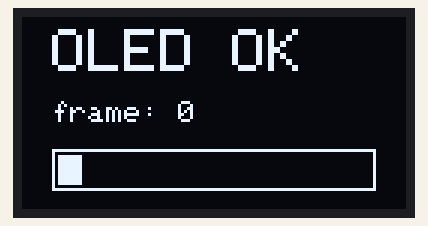
Recording of a sketch running on a simulated ESP32. Shown: 128×64 one-colour display. What the sketch prints to the serial monitor is not drawn.

Above: at 0.52 s.
At 5.41 s:
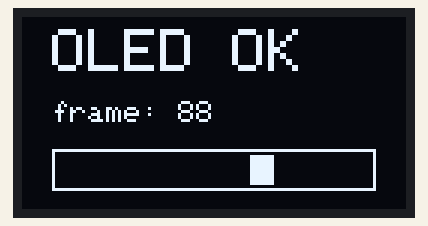
At 10.31 s:
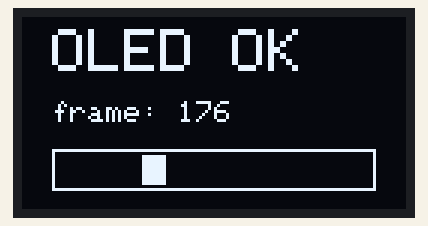
At 20.1 s:
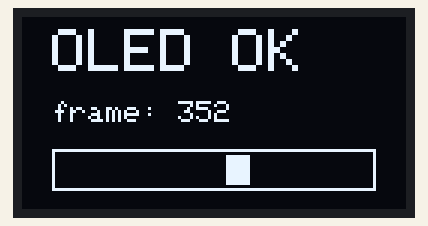
At 29.88 s:
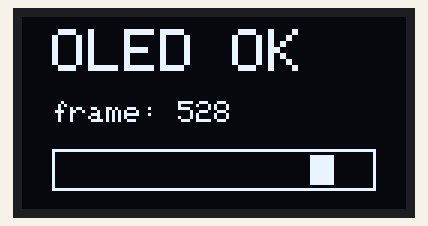
At 39.67 s:
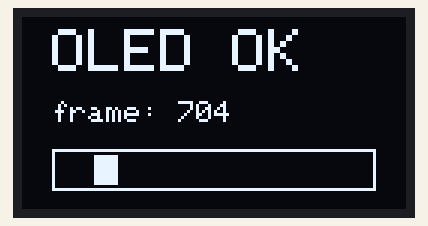

The sketch:

test_oled.ino
```cpp
/*
  test_oled.ino - OLED check (SSD1306 128x64, I2C)

  PIN MAP (identical in every test sketch)
    L298N  IN1=25 IN2=26 ENA=27 | IN3=32 IN4=33 ENB=18
    OLED   SDA=21 SCL=22
    INMP441 SCK=4 WS=19 SD=34 (L/R to GND) | MAX98357A BCLK=23 LRC=16 DIN=17
    Servo sensor=14, Servo screen=13 | HC-SR04 TRIG=5 ECHO=35 | PIR OUT=36 | Battery=39

  HOW TO TEST
    1. Wire: SDA->GPIO21, SCL->GPIO22, VCC->3.3V, GND->GND.
    2. Upload, open Serial Monitor at 115200.
    3. Expected: "device at 0x3C" and the screen shows "OLED OK" with a counter and a moving box.
    4. Nothing found: swap SDA/SCL, check 3.3V and GND, and check the solder joints.
*/

#include <Wire.h>
#include <Adafruit_GFX.h>
#include <Adafruit_SSD1306.h>

const int PIN_SDA = 21;
const int PIN_SCL = 22;
const uint8_t OLED_ADDR = 0x3C;

Adafruit_SSD1306 display(128, 64, &Wire, -1);
unsigned long frames = 0;

void scanI2C() {
  Serial.println("I2C scan...");
  int found = 0;
  for (uint8_t a = 1; a < 127; a++) {
    Wire.beginTransmission(a);
    if (Wire.endTransmission() == 0) {
      Serial.printf("  device at 0x%02X\n", a);
      found++;
    }
  }
  if (found == 0) Serial.println("  NOTHING found: check SDA/SCL wires, VCC = 3.3V and GND");
}

void setup() {
  Serial.begin(115200);
  delay(300);
  Wire.begin(PIN_SDA, PIN_SCL);
  scanI2C();

  if (!display.begin(SSD1306_SWITCHCAPVCC, OLED_ADDR)) {
    Serial.println("SSD1306 init failed (address 0x3C?). Stopping.");
    for (;;) delay(1000);
  }
  Serial.println("OLED initialised.");
}

void loop() {
  display.clearDisplay();
  display.setTextColor(SSD1306_WHITE);
  display.setTextSize(2);
  display.setCursor(10, 4);
  display.print("OLED OK");
  display.setTextSize(1);
  display.setCursor(10, 28);
  display.print("frame: ");
  display.print(frames);
  int x = (int)((frames * 3) % 100);
  display.drawRect(10, 44, 108, 14, SSD1306_WHITE);
  display.fillRect(12 + x, 46, 8, 10, SSD1306_WHITE);
  display.display();
  frames++;
  delay(30);
}
```
